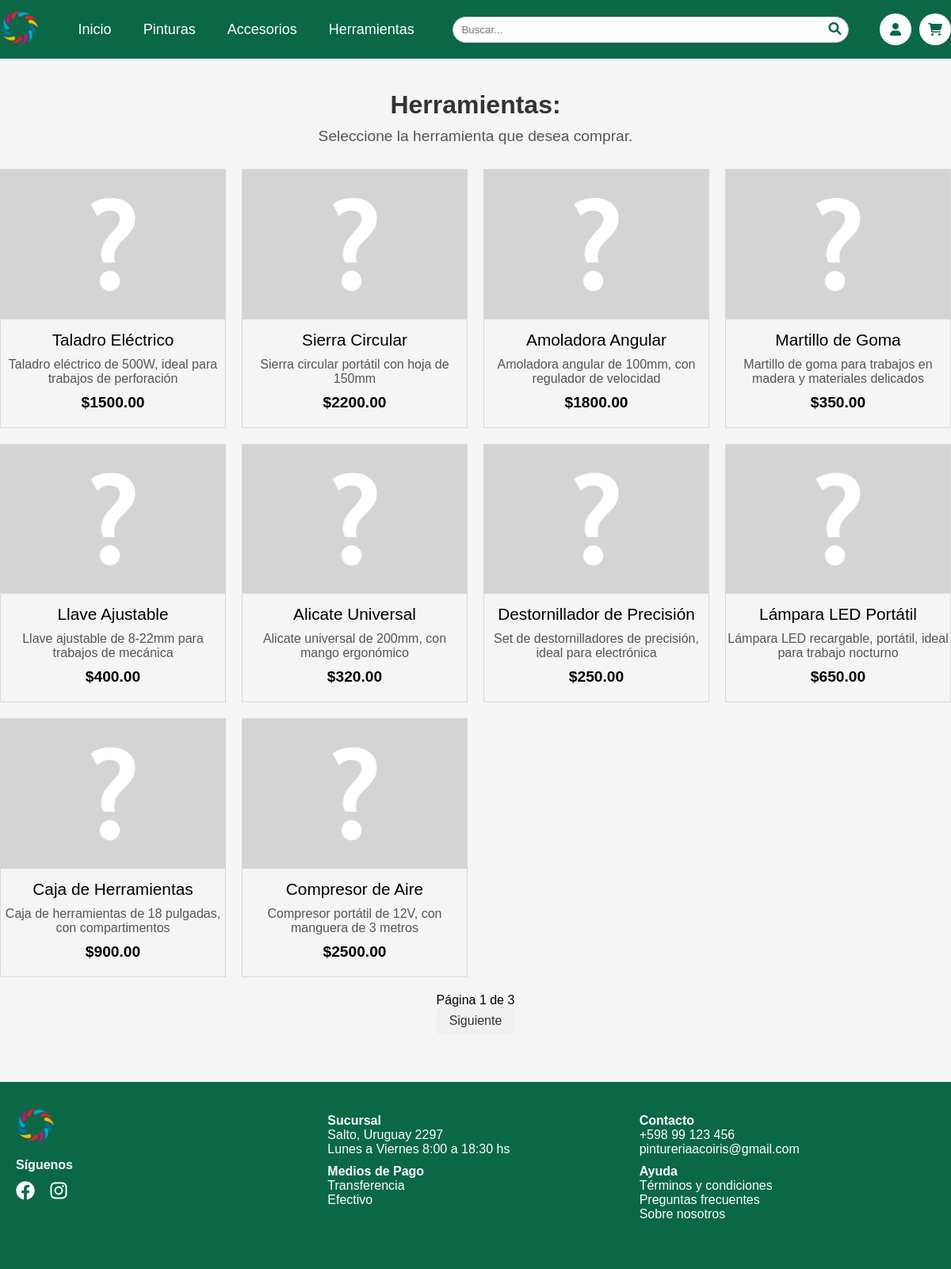
/tools.php, run on the app's committed database.
### tables this page shows
CREATE TABLE `productos` (
  `id_producto` int(11) NOT NULL,
  `imagen` varchar(100) DEFAULT 'assets/imgs/productos/none.png',
  `nombre` varchar(30) NOT NULL,
  `descripcion` text DEFAULT NULL,
  `precio` decimal(10,2) DEFAULT NULL,
  `stock_cantidad` int(11) DEFAULT NULL,
  `marca` varchar(20) DEFAULT NULL,
  `unidad` enum('Litro','Kg','Cantidad') NOT NULL,
  `fecha_ingreso` date DEFAULT NULL,
  `fecha_actualizacion` timestamp NOT NULL DEFAULT current_timestamp() ON UPDATE current_timestamp(),
  `id_proveedor` int(11) DEFAULT NULL,
  `mostrar` tinyint(1) DEFAULT 1
);

### codes/loadTools.php (the view, shortened to what this page needs)
<?php
include './database/database.php';
$toolsPerPage = 10;
$page = isset($_GET['page']) ? (int)$_GET['page'] : 1;
$offset = ($page - 1) * $toolsPerPage;
$query = "SELECT p.id_producto, p.imagen, p.nombre, p.descripcion, p.precio
          FROM Productos p
          INNER JOIN MiniFerreteria mf ON p.id_producto = mf.id_producto
          WHERE p.mostrar = 1
          LIMIT ? OFFSET ?";
$stmt = $conn->prepare($query);
$stmt->bind_param("ii", $toolsPerPage, $offset);
$stmt->execute();
$result = $stmt->get_result();
if ($result->num_rows > 0) {
    echo '<div class="gallery">';
    while ($row = $result->fetch_assoc()) {
        echo '<a href="buyProduct.php?id_producto=' . $row['id_producto'] . '" class="tool-type-link">';
        echo '<div class="tool">';
        echo '<img src="' . $row['imagen'] . '" alt="' . $row['descripcion'] . '">';
        echo '<p class="product-name">' . $row['nombre'] . '</p>';
        echo '<p class="product-description">' . $row['descripcion'] . '</p>';
        echo '<p class="product-price">$' . $row['precio'] . '</p>';
        echo '</div>';
        echo '</a>';
    }
    echo '</div>';
    $countQuery = "SELECT COUNT(*) AS total FROM Productos p
                   INNER JOIN MiniFerreteria mf ON p.id_producto = mf.id_producto
                   WHERE p.mostrar = 1";
    $countResult = $conn->query($countQuery);
    $totalRows = $countResult->fetch_assoc()['total'];
    $totalPages = ceil($totalRows / $toolsPerPage);
    echo '<div class="pagination">';
    echo '<span>Página ' . $page . ' de ' . $totalPages . '</span><br>';
    if ($page < $totalPages) {
        echo '<a href="?page=' . ($page + 1) . '">Siguiente</a>';
    }
    echo '</div>';
} else {
    echo "No se encontraron herramientas.";
}

### css/toolsStyles.css (style rules this page uses)
* { padding: 0; margin: 0; }
body { font-family: sans-serif; }
.gallery { display: grid; grid-template-columns: repeat(4, 1fr); gap: 20px; max-width: 1200px; margin: 0 auto; }
.tool { text-decoration: none; background-color: none; border: 1px solid #d8d8d8; text-align: center; cursor: pointer; }
.tool img { max-width: 100%; }
.product-name { margin: 10px 0; font-size: 1.3rem; color: #000; }
.product-description { font-size: 1rem; margin: 10px 0; color: #555; }
.product-price { font-size: 1.2rem; font-weight: bold; margin-bottom: 20px; color: #000; }
a { text-decoration: none; }
.pagination { text-align: center; margin: 20px 0; }
.pagination a { display: inline-block; padding: 8px 16px; margin: 0 5px; text-decoration: none; color: #333; background-color: #f0f0f0; border-radius: 4px; }

### css/header.css (style rules this page uses)
* { padding: 0; margin: 0; box-sizing: border-box; }
body { font-family: sans-serif; overflow-y: auto; }

### css/footer.css (style rules this page uses)
* { padding: 0; margin: 0; box-sizing: border-box; }
body { font-family: sans-serif; overflow-y: auto; }

### data on the page
productos: imagen (placeholder picture), nombre "Taladro Eléctrico", descripcion "Taladro eléctrico de 500W, ideal para trabajos de perforación", precio "1500.00"
productos: imagen (placeholder picture), nombre "Sierra Circular", descripcion "Sierra circular portátil con hoja de 150mm", precio "2200.00"
productos: imagen (placeholder picture), nombre "Amoladora Angular", descripcion "Amoladora angular de 100mm, con regulador de velocidad", precio "1800.00"
productos: imagen (placeholder picture), nombre "Martillo de Goma", descripcion "Martillo de goma para trabajos en madera y materiales delicados", precio "350.00"
productos: imagen (placeholder picture), nombre "Llave Ajustable", descripcion "Llave ajustable de 8-22mm para trabajos de mecánica", precio "400.00"
productos: imagen (placeholder picture), nombre "Alicate Universal", descripcion "Alicate universal de 200mm, con mango ergonómico", precio "320.00"
productos: imagen (placeholder picture), nombre "Destornillador de Precisión", descripcion "Set de destornilladores de precisión, ideal para electrónica", precio "250.00"
productos: imagen (placeholder picture), nombre "Lámpara LED Portátil", descripcion "Lámpara LED recargable, portátil, ideal para trabajo nocturno", precio "650.00"
productos: imagen (placeholder picture), nombre "Caja de Herramientas", descripcion "Caja de herramientas de 18 pulgadas, con compartimentos", precio "900.00"
productos: imagen (placeholder picture), nombre "Compresor de Aire", descripcion "Compresor portátil de 12V, con manguera de 3 metros", precio "2500.00"

### other printed values
$page "1"
$totalPages "3"
